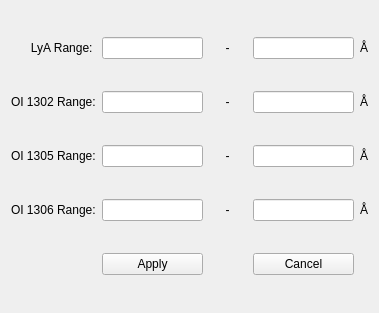
<?xml version="1.0" encoding="UTF-8"?>
<ui version="4.0">
 <class>rangeDialog</class>
 <widget class="QDialog" name="rangeDialog">
  <property name="geometry">
   <rect>
    <x>0</x>
    <y>0</y>
    <width>379</width>
    <height>313</height>
   </rect>
  </property>
  <property name="windowTitle">
   <string>Edit Ranges</string>
  </property>
  <property name="layoutDirection">
   <enum>Qt::LeftToRight</enum>
  </property>
  <layout class="QGridLayout" name="gridLayout">
   <item row="3" column="1">
    <widget class="QLineEdit" name="minOI6">
     <property name="statusTip">
      <string/>
     </property>
     <property name="whatsThis">
      <string>Minimum wavelength for OI 1306</string>
     </property>
    </widget>
   </item>
   <item row="5" column="3">
    <widget class="QPushButton" name="cancelRange">
     <property name="focusPolicy">
      <enum>Qt::NoFocus</enum>
     </property>
     <property name="statusTip">
      <string/>
     </property>
     <property name="whatsThis">
      <string>Keep previous wavelength ranges</string>
     </property>
     <property name="text">
      <string>Cancel</string>
     </property>
    </widget>
   </item>
   <item row="2" column="0">
    <widget class="QLabel" name="rangeLabelOI5">
     <property name="statusTip">
      <string/>
     </property>
     <property name="whatsThis">
      <string>Wavelength range for OI 1305</string>
     </property>
     <property name="text">
      <string>OI 1305 Range:</string>
     </property>
    </widget>
   </item>
   <item row="1" column="2">
    <widget class="QLabel" name="dashOI2">
     <property name="text">
      <string>     -     </string>
     </property>
    </widget>
   </item>
   <item row="1" column="1">
    <widget class="QLineEdit" name="minOI2">
     <property name="statusTip">
      <string/>
     </property>
     <property name="whatsThis">
      <string>Minimum wavelength for OI 1302</string>
     </property>
    </widget>
   </item>
   <item row="3" column="4">
    <widget class="QLabel" name="angOI6">
     <property name="text">
      <string>Å</string>
     </property>
    </widget>
   </item>
   <item row="3" column="0">
    <widget class="QLabel" name="rangeLabelOI6">
     <property name="statusTip">
      <string/>
     </property>
     <property name="whatsThis">
      <string>Wavelength range for OI 1306</string>
     </property>
     <property name="text">
      <string>OI 1306 Range:</string>
     </property>
    </widget>
   </item>
   <item row="0" column="2">
    <widget class="QLabel" name="dashLyA">
     <property name="layoutDirection">
      <enum>Qt::LeftToRight</enum>
     </property>
     <property name="text">
      <string>     -     </string>
     </property>
    </widget>
   </item>
   <item row="0" column="0">
    <widget class="QLabel" name="rangeLabelLyA">
     <property name="statusTip">
      <string/>
     </property>
     <property name="whatsThis">
      <string>Wavelength range for Lyman Alpha</string>
     </property>
     <property name="text">
      <string>      LyA Range:</string>
     </property>
    </widget>
   </item>
   <item row="2" column="2">
    <widget class="QLabel" name="dashOI5">
     <property name="text">
      <string>     -     </string>
     </property>
    </widget>
   </item>
   <item row="0" column="1">
    <widget class="QLineEdit" name="minLyA">
     <property name="focusPolicy">
      <enum>Qt::StrongFocus</enum>
     </property>
     <property name="acceptDrops">
      <bool>true</bool>
     </property>
     <property name="statusTip">
      <string/>
     </property>
     <property name="whatsThis">
      <string>Minimum wavelength for Lyman Alpha</string>
     </property>
    </widget>
   </item>
   <item row="2" column="4">
    <widget class="QLabel" name="angOI5">
     <property name="text">
      <string>Å</string>
     </property>
    </widget>
   </item>
   <item row="1" column="3">
    <widget class="QLineEdit" name="maxOI2">
     <property name="statusTip">
      <string/>
     </property>
     <property name="whatsThis">
      <string>Maximum wavelength for OI 1302</string>
     </property>
    </widget>
   </item>
   <item row="5" column="1">
    <widget class="QPushButton" name="applyRange">
     <property name="focusPolicy">
      <enum>Qt::NoFocus</enum>
     </property>
     <property name="statusTip">
      <string/>
     </property>
     <property name="whatsThis">
      <string>Apply the changes made above</string>
     </property>
     <property name="text">
      <string>Apply</string>
     </property>
    </widget>
   </item>
   <item row="3" column="3">
    <widget class="QLineEdit" name="maxOI6">
     <property name="statusTip">
      <string/>
     </property>
     <property name="whatsThis">
      <string>Maximum wavelength for OI 1306</string>
     </property>
    </widget>
   </item>
   <item row="0" column="4">
    <widget class="QLabel" name="angLyA">
     <property name="text">
      <string>Å</string>
     </property>
    </widget>
   </item>
   <item row="3" column="2">
    <widget class="QLabel" name="dashOI6">
     <property name="text">
      <string>     -     </string>
     </property>
    </widget>
   </item>
   <item row="2" column="1">
    <widget class="QLineEdit" name="minOI5">
     <property name="statusTip">
      <string/>
     </property>
     <property name="whatsThis">
      <string>Minimum wavelength for OI 1305</string>
     </property>
    </widget>
   </item>
   <item row="0" column="3">
    <widget class="QLineEdit" name="maxLyA">
     <property name="statusTip">
      <string/>
     </property>
     <property name="whatsThis">
      <string>Maximum wavelength for Lyman Alpha</string>
     </property>
    </widget>
   </item>
   <item row="1" column="0">
    <widget class="QLabel" name="rangeLabelOI2">
     <property name="statusTip">
      <string/>
     </property>
     <property name="whatsThis">
      <string>Wavelength range for OI 1302</string>
     </property>
     <property name="text">
      <string>OI 1302 Range:</string>
     </property>
    </widget>
   </item>
   <item row="2" column="3">
    <widget class="QLineEdit" name="maxOI5">
     <property name="statusTip">
      <string/>
     </property>
     <property name="whatsThis">
      <string>Maximum wavelength for OI 1305</string>
     </property>
    </widget>
   </item>
   <item row="1" column="4">
    <widget class="QLabel" name="angOI2">
     <property name="text">
      <string>Å</string>
     </property>
    </widget>
   </item>
  </layout>
 </widget>
 <tabstops>
  <tabstop>minLyA</tabstop>
  <tabstop>maxLyA</tabstop>
  <tabstop>minOI2</tabstop>
  <tabstop>maxOI2</tabstop>
  <tabstop>minOI5</tabstop>
  <tabstop>maxOI5</tabstop>
  <tabstop>minOI6</tabstop>
  <tabstop>maxOI6</tabstop>
 </tabstops>
 <resources/>
 <connections/>
</ui>
